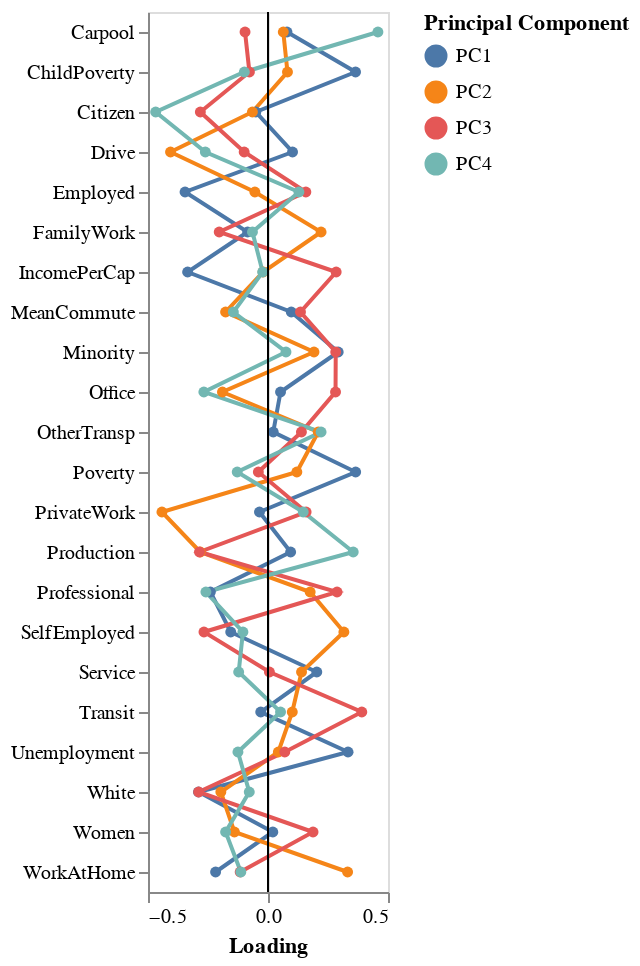

The code cell stored with this chart in its notebook:
### Markdown cell above
Again, the loadings are the *weights* with which the variables are combined to form the principal components. This is why the variable names have been appended as a separate column: each row is the weight for one variable in the dataset, and each column is a distinct set of weights.

For example, the `PC1` column tells us that this component is equal to:

$$(0.020055\times\text{women}) + (-0.289614\times\text{white}) + (-0.050698\times\text{citizen}) + \dots$$

Since the components together capture over half the total variation, the heavily weighted variables in the selected components are the ones that drive variation in the original data. By visualizing the loadings, we can see which variables are most influential for each component, and thereby also which variables seem to drive total variation in the data.

Loadings are typically plotted against variable name as points connected by lines, as in the plot below. Make sure the previous question is complete before running this cell.

### Code cell
# melt from wide to long
loading_plot_df = loading_df.melt(
    id_vars = 'Variable',
    var_name = 'Principal Component',
    value_name = 'Loading'
)

# add a column of zeros to encode for x = 0 line to plot
loading_plot_df['zero'] = np.repeat(0, len(loading_plot_df))

# create base layer
base = alt.Chart(loading_plot_df)

# create lines + points for loadings
loadings = base.mark_line(point = True).encode(
    y = alt.X('Variable', title = ''),
    x = 'Loading',
    color = 'Principal Component'
)

# create line at zero
rule = base.mark_rule().encode(x = alt.X('zero', title = 'Loading'), size = alt.value(0.05))

# layer
loading_plot = (loadings + rule).properties(width = 120)

# show
loading_plot

### Figure 1 — Vega-Lite specification as saved in the notebook (floating-point values rounded to 4 significant figures)
{"config": {"view": {"continuousWidth": 400, "continuousHeight": 300}}, "layer": [{"mark": {"type": "line", "point": true}, "encoding": {"color": {"type": "nominal", "field": "Principal Component"}, "x": {"type": "quantitative", "field": "Loading"}, "y": {"type": "nominal", "field": "Variable", "title": ""}}}, {"mark": "rule", "encoding": {"size": {"value": 0.05}, "x": {"type": "quantitative", "field": "zero", "title": "Loading"}}}], "data": {"name": "data-9444bd2db4097837d6107da1d9d0de63"}, "width": 120, "$schema": "https://vega.github.io/schema/vega-lite/v4.0.2.json", "datasets": {"data-9444bd2db4097837d6107da1d9d0de63": [{"Variable": "Women", "Principal Component": "PC1", "Loading": 0.02005, "zero": 0}, {"Variable": "White", "Principal Component": "PC1", "Loading": -0.2896, "zero": 0}, {"Variable": "Citizen", "Principal Component": "PC1", "Loading": -0.0507, "zero": 0}, {"Variable": "IncomePerCap", "Principal Component": "PC1", "Loading": -0.3349, "zero": 0}, {"Variable": "Poverty", "Principal Component": "PC1", "Loading": 0.3652, "zero": 0}, {"Variable": "ChildPoverty", "Principal Component": "PC1", "Loading": 0.3648, "zero": 0}, {"Variable": "Professional", "Principal Component": "PC1", "Loading": -0.2401, "zero": 0}, {"Variable": "Service", "Principal Component": "PC1", "Loading": 0.2033, "zero": 0}, {"Variable": "Office", "Principal Component": "PC1", "Loading": 0.05217, "zero": 0}, {"Variable": "Production", "Principal Component": "PC1", "Loading": 0.09431, "zero": 0}, {"Variable": "Drive", "Principal Component": "PC1", "Loading": 0.1022, "zero": 0}, {"Variable": "Carpool", "Principal Component": "PC1", "Loading": 0.07913, "zero": 0}, {"Variable": "Transit", "Principal Component": "PC1", "Loading": -0.03023, "zero": 0}, {"Variable": "OtherTransp", "Principal Component": "PC1", "Loading": 0.02187, "zero": 0}, {"Variable": "WorkAtHome", "Principal Component": "PC1", "Loading": -0.2184, "zero": 0}, {"Variable": "MeanCommute", "Principal Component": "PC1", "Loading": 0.097, "zero": 0}, {"Variable": "Employed", "Principal Component": "PC1", "Loading": -0.3456, "zero": 0}, {"Variable": "PrivateWork", "Principal Component": "PC1", "Loading": -0.03554, "zero": 0}, {"Variable": "SelfEmployed", "Principal Component": "PC1", "Loading": -0.1553, "zero": 0}, {"Variable": "FamilyWork", "Principal Component": "PC1", "Loading": -0.08508, "zero": 0}, {"Variable": "Unemployment", "Principal Component": "PC1", "Loading": 0.3334, "zero": 0}, {"Variable": "Minority", "Principal Component": "PC1", "Loading": 0.2925, "zero": 0}, {"Variable": "Women", "Principal Component": "PC2", "Loading": -0.14, "zero": 0}, {"Variable": "White", "Principal Component": "PC2", "Loading": -0.1965, "zero": 0}, {"Variable": "Citizen", "Principal Component": "PC2", "Loading": -0.06499, "zero": 0}, {"Variable": "IncomePerCap", "Principal Component": "PC2", "Loading": -0.02043, "zero": 0}, {"Variable": "Poverty", "Principal Component": "PC2", "Loading": 0.1202, "zero": 0}, {"Variable": "ChildPoverty", "Principal Component": "PC2", "Loading": 0.08109, "zero": 0}, {"Variable": "Professional", "Principal Component": "PC2", "Loading": 0.1756, "zero": 0}, {"Variable": "Service", "Principal Component": "PC2", "Loading": 0.1397, "zero": 0}, {"Variable": "Office", "Principal Component": "PC2", "Loading": -0.1898, "zero": 0}, {"Variable": "Production", "Principal Component": "PC2", "Loading": -0.2823, "zero": 0}, {"Variable": "Drive", "Principal Component": "PC2", "Loading": -0.4061, "zero": 0}, {"Variable": "Carpool", "Principal Component": "PC2", "Loading": 0.06374, "zero": 0}, {"Variable": "Transit", "Principal Component": "PC2", "Loading": 0.1011, "zero": 0}, {"Variable": "OtherTransp", "Principal Component": "PC2", "Loading": 0.2094, "zero": 0}, {"Variable": "WorkAtHome", "Principal Component": "PC2", "Loading": 0.3316, "zero": 0}, {"Variable": "MeanCommute", "Principal Component": "PC2", "Loading": -0.1767, "zero": 0}, {"Variable": "Employed", "Principal Component": "PC2", "Loading": -0.05465, "zero": 0}, {"Variable": "PrivateWork", "Principal Component": "PC2", "Loading": -0.4419, "zero": 0}, {"Variable": "SelfEmployed", "Principal Component": "PC2", "Loading": 0.3162, "zero": 0}, {"Variable": "FamilyWork", "Principal Component": "PC2", "Loading": 0.2211, "zero": 0}, {"Variable": "Unemployment", "Principal Component": "PC2", "Loading": 0.04305, "zero": 0}, {"Variable": "Minority", "Principal Component": "PC2", "Loading": 0.1916, "zero": 0}, {"Variable": "Women", "Principal Component": "PC3", "Loading": 0.1876, "zero": 0}, {"Variable": "White", "Principal Component": "PC3", "Loading": -0.2889, "zero": 0}, {"Variable": "Citizen", "Principal Component": "PC3", "Loading": -0.2819, "zero": 0}, {"Variable": "IncomePerCap", "Principal Component": "PC3", "Loading": 0.2841, "zero": 0}, {"Variable": "Poverty", "Principal Component": "PC3", "Loading": -0.04017, "zero": 0}, {"Variable": "ChildPoverty", "Principal Component": "PC3", "Loading": -0.07743, "zero": 0}, {"Variable": "Professional", "Principal Component": "PC3", "Loading": 0.2876, "zero": 0}, {"Variable": "Service", "Principal Component": "PC3", "Loading": 0.005957, "zero": 0}, {"Variable": "Office", "Principal Component": "PC3", "Loading": 0.2814, "zero": 0}, {"Variable": "Production", "Principal Component": "PC3", "Loading": -0.2855, "zero": 0}, {"Variable": "Drive", "Principal Component": "PC3", "Loading": -0.09923, "zero": 0}, {"Variable": "Carpool", "Principal Component": "PC3", "Loading": -0.0957, "zero": 0}, {"Variable": "Transit", "Principal Component": "PC3", "Loading": 0.3909, "zero": 0}, {"Variable": "OtherTransp", "Principal Component": "PC3", "Loading": 0.1393, "zero": 0}, {"Variable": "WorkAtHome", "Principal Component": "PC3", "Loading": -0.1161, "zero": 0}, {"Variable": "MeanCommute", "Principal Component": "PC3", "Loading": 0.1353, "zero": 0}, {"Variable": "Employed", "Principal Component": "PC3", "Loading": 0.1577, "zero": 0}, {"Variable": "PrivateWork", "Principal Component": "PC3", "Loading": 0.1587, "zero": 0}, {"Variable": "SelfEmployed", "Principal Component": "PC3", "Loading": -0.2668, "zero": 0}, {"Variable": "FamilyWork", "Principal Component": "PC3", "Loading": -0.2033, "zero": 0}, {"Variable": "Unemployment", "Principal Component": "PC3", "Loading": 0.06994, "zero": 0}, {"Variable": "Minority", "Principal Component": "PC3", "Loading": 0.2822, "zero": 0}, {"Variable": "Women", "Principal Component": "PC4", "Loading": -0.1766, "zero": 0}, {"Variable": "White", "Principal Component": "PC4", "Loading": -0.07806, "zero": 0}, {"Variable": "Citizen", "Principal Component": "PC4", "Loading": -0.468, "zero": 0}, {"Variable": "IncomePerCap", "Principal Component": "PC4", "Loading": -0.0222, "zero": 0}, {"Variable": "Poverty", "Principal Component": "PC4", "Loading": -0.1282, "zero": 0}, {"Variable": "ChildPoverty", "Principal Component": "PC4", "Loading": -0.09859, "zero": 0}, {"Variable": "Professional", "Principal Component": "PC4", "Loading": -0.2588, "zero": 0}, {"Variable": "Service", "Principal Component": "PC4", "Loading": -0.1221, "zero": 0}, {"Variable": "Office", "Principal Component": "PC4", "Loading": -0.2672, "zero": 0}, {"Variable": "Production", "Principal Component": "PC4", "Loading": 0.3551, "zero": 0}, {"Variable": "Drive", "Principal Component": "PC4", "Loading": -0.2611, "zero": 0}, {"Variable": "Carpool", "Principal Component": "PC4", "Loading": 0.458, "zero": 0}, {"Variable": "Transit", "Principal Component": "PC4", "Loading": 0.05224, "zero": 0}, {"Variable": "OtherTransp", "Principal Component": "PC4", "Loading": 0.2211, "zero": 0}, {"Variable": "WorkAtHome", "Principal Component": "PC4", "Loading": -0.1132, "zero": 0}, {"Variable": "MeanCommute", "Principal Component": "PC4", "Loading": -0.1444, "zero": 0}, {"Variable": "Employed", "Principal Component": "PC4", "Loading": 0.1287, "zero": 0}, {"Variable": "PrivateWork", "Principal Component": "PC4", "Loading": 0.1467, "zero": 0}, {"Variable": "SelfEmployed", "Principal Component": "PC4", "Loading": -0.1045, "zero": 0}, {"Variable": "FamilyWork", "Principal Component": "PC4", "Loading": -0.06482, "zero": 0}, {"Variable": "Unemployment", "Principal Component": "PC4", "Loading": -0.1252, "zero": 0}, {"Variable": "Minority", "Principal Component": "PC4", "Loading": 0.0749, "zero": 0}]}}
